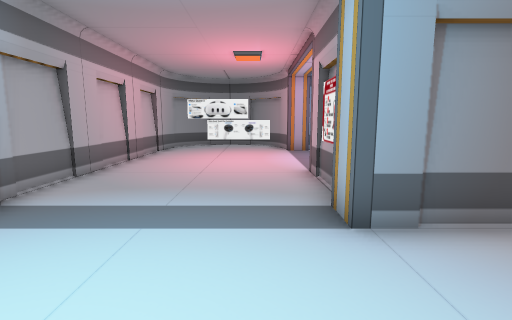
view 1 (above)

16 first-person views from a walk through a Unity game level. The camera is 1.4 m above the floor, tilts 8° down and sees 85° across. Doors are open. The floor is counted in squares, 1 m on a side. Each view is taken from the middle of a square. On the plan, view 1 faces up. The plan holds only what a view shows up to about 14 squares ahead; the rest is blank. The player is left out.

view 2
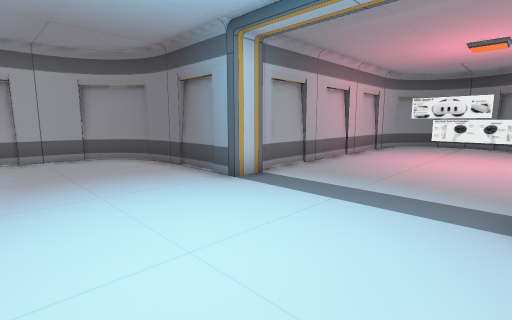

view 3
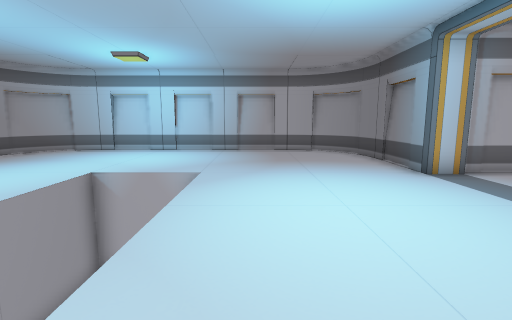

view 4
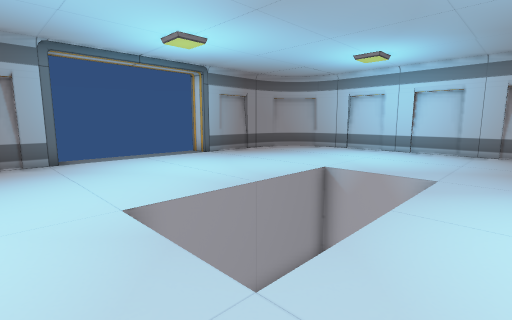

view 5
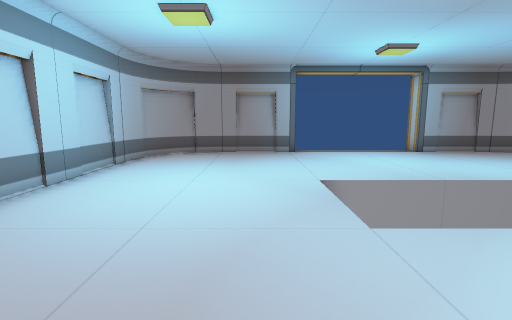

view 6
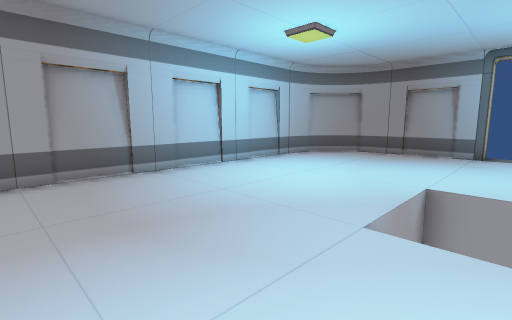

view 7
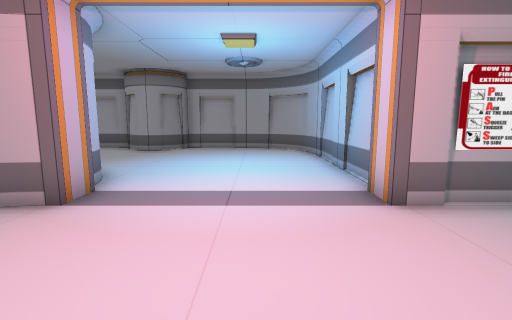

view 8
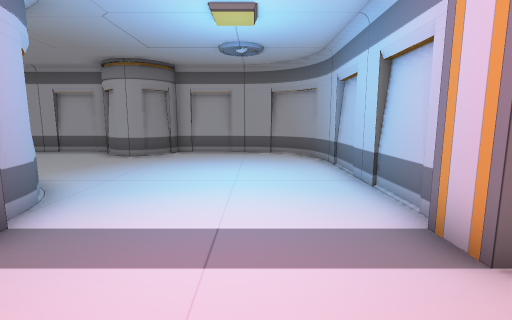

view 9
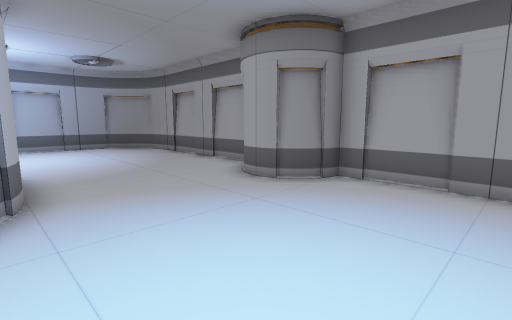

view 10
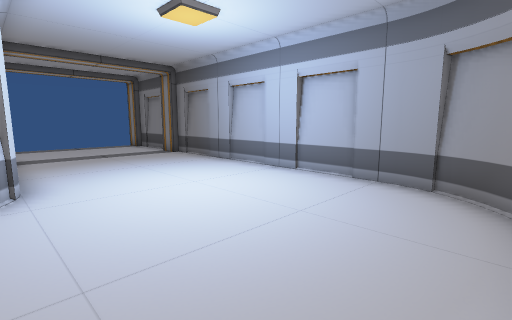

view 11
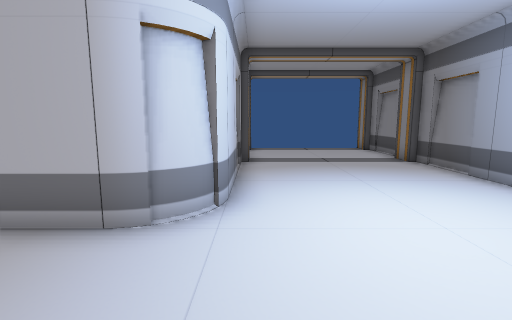

view 12
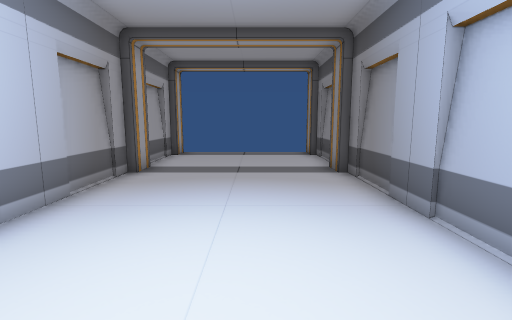

view 13
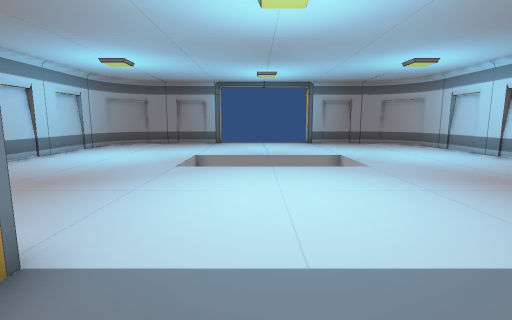

view 14
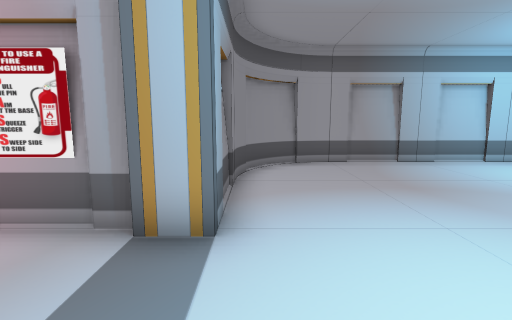

view 15
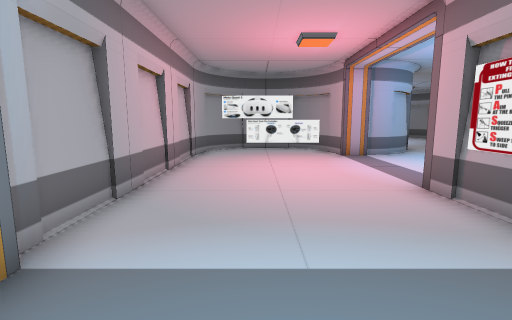

view 16
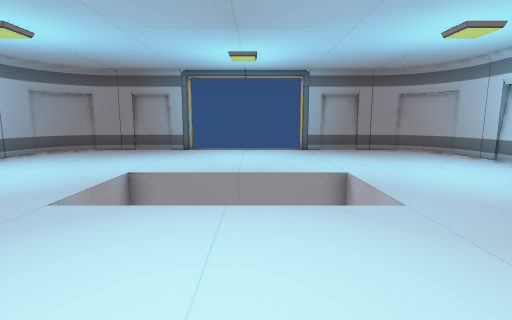

### Floor plan
Key: @ floor where view 1 was taken; # wall or solid block; . floor; D open door.
Columns run from 11 left of view 1 to 12 right of it. Each row starts with its distance up from view 1.
 26       ################
 25       D..............##
 24       D...............##
 23       D................#
 22       D................#
 21       D................#
 20       D................#
 19      ############......#
 18                 #......#
 17                 #......#
 16                 #.....##
 15       ###  ### ##....##
 14       #. ###.###......##
 13       #................#
 12       #................#
 11       #................#
 10       #................#
  9       #...............##
  8       #..............##
  7       #......#########
  6       #......#
  5       #......#
  4   #####......#####
  3  ##..............##
  2 ##................##
  1 #..................#
  0 #..........@.......#
 -1 #..................#
 -2 #..................#
 -3 #......      ......#
 -4 #......      ......#
 -5 #......      ......#
 -6 #..................#
 -7 #..................#
 -8 #..................#
 -9 #..................#
-10 ##................##
-11  ##..............##
-12   #####DDDDDD#####
-13        #

Where each view was taken, in squares from view 1:
view 1: 0 up, 0 right, facing up
view 2: 1 down, 1 right, facing up-left
view 3: 1 down, 3 right, facing left
view 4: 1 down, 3 right, facing down-left
view 5: 1 up, 3 right, facing down
view 6: 1 up, 0 right, facing down-right
view 7: 10 up, 3 left, facing right
view 8: 10 up, 1 left, facing right
view 9: 10 up, 5 right, facing up-right
view 10: 19 up, 11 right, facing up-left
view 11: 20 up, 9 right, facing left
view 12: 23 up, 7 right, facing left
view 13: 6 up, 1 left, facing down
view 14: 3 up, 2 left, facing right
view 15: 2 up, 2 left, facing up
view 16: 2 up, 2 left, facing down
